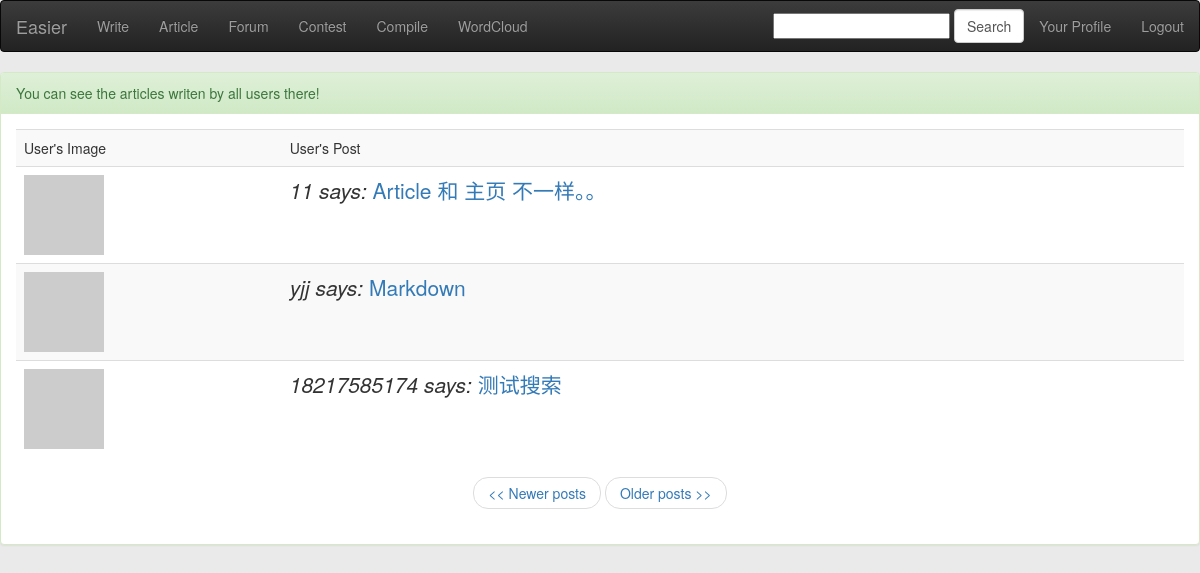
/look (signed in), run on the app's committed database.
### app/models.py (models this page shows, shortened)
class Post(db.Model):
    __searchable__ = ['body', 'title']
    __analyzer__ = ChineseAnalyzer()
    id = db.Column(db.Integer, primary_key=True)
    title = db.Column(db.String(100))
    body = db.Column(db.String(140))
    timestamp = db.Column(db.DateTime)
    user_id = db.Column(db.Integer, db.ForeignKey('user.id'))

class User(db.Model):
    id = db.Column(db.Integer, primary_key=True)
    nickname = db.Column(db.String(64), index=True, unique=True)
    email = db.Column(db.String(120), index=True, unique=True)
    password = db.Column(db.String(120), index=True)
    posts = db.relationship('Post', backref='author', lazy='dynamic')
    cards = db.relationship('Card', backref='participant')
    about_me = db.Column(db.String(140))
    last_seen = db.Column(db.DateTime)
    followed = db.relationship('User',
                               secondary=followers,
                               primaryjoin=(followers.c.follower_id == id),
                               secondaryjoin=(followers.c.followed_id == id),
                               backref=db.backref('followers', lazy='dynamic'),
                               lazy='dynamic')
    is_authenticated = True
    is_active = True
    is_anonymous = False
    def avatar(self, size):
        return 'http://www.gravatar.com/avatar/' + md5(self.email.encode('utf8')).hexdigest() + '?d=mm&s=' + str(size)

### app/views.py (the view)
@app.route('/look')
@app.route('/look/<int:page>')
@login_required
def look(page=1):
    posts = Post.query.order_by(Post.timestamp.desc()).paginate(page, POSTS_PER_PAGE, False)
    return render_template('look.html',
                           posts=posts)

### app/forms.py
class SearchForm(Form):
    search = StringField('search', validators=[DataRequired()])

### app/views.py (called while the page is built)
@app.before_request
def before_request():
    g.user = current_user
    g.search_form = SearchForm()
    if g.user.is_authenticated:
        g.user.last_seen = datetime.utcnow()
        db.session.add(g.user)
        db.session.commit()

@lm.user_loader
def load_user(id):
    return User.query.get(int(id))

### app/templates/look.html
{% extends "base.html" %}
{% block content %}
<div class="panel panel-success">
    <div class="panel-heading">You can see the articles writen by all users there!</div>
    <div class="panel-body">
        <table class="table table-striped table-hover">
            <tr>
                <td>User's Image</td>
                <td>User's Post</td>
            </tr>
            {% for post in posts.items %}
                {% include 'post.html' %}
            {% endfor %}
        </table>
        <nav>
            <ul class="pager">
        {% if posts.has_prev %}<li><a href="{{ url_for('look', page = posts.prev_num) }}"><< Newer posts</a></li>{% else %}<li><a href="#"><< Newer posts</a></li>{% endif %}
        {% if posts.has_next %}<li><a href="{{ url_for('look', page = posts.next_num) }}">Older posts >></a></li>{% else %}<li><a href="#">Older posts >></a></li>{% endif %}
            </ul>
        </nav>
    </div>
</div>
{% endblock %}

### app/templates/post.html
    <tr class="lead">
        <td><a href="{{ url_for('user', nickname = post.author.nickname) }}"><img src="{{post.author.avatar(50)}}"></a></td>
        <td><i>{{post.author.nickname}} says:</i>
        <a href="{{ url_for('article', pk = post.id) }}">{{post.title}}</a></td>
    </tr>

### data on the page
Post: author.nickname "11", title "Article 和 主页 不一样。。"
Post: author.nickname "yjj", title "Markdown"
Post: author.nickname "18217585174", title "测试搜索"
